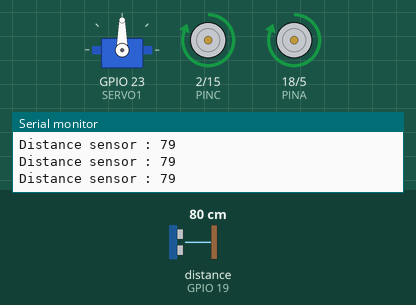
This sketch was run on a simulated ESP32. Shown: servo, motor-driver pin pairs drawn as motors (green arrow = first pin HIGH = forward, orange = second pin HIGH = backward, longer = more drive), the last lines printed to the serial monitor. Wiring (inferred from the names in the program): ultrasonic range finder: trigger GPIO 21; echo GPIO 19. The inputs (shaded band) are chosen by the test bench; at power-on: distance to the obstacle (sensor on GPIO 19) 80 cm. The echo pulse lasts 58.3 µs per cm.

Above: at 2.0 s.
2.1 s: distance to the obstacle (sensor on GPIO 19) set to 17 cm
3.6 s: distance to the obstacle (sensor on GPIO 19) set to 13 cm
At 4.8 s:
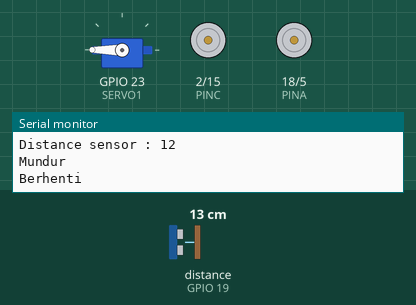
At 8.1 s:
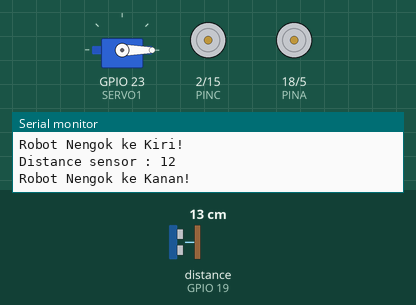
Timing chart, 0 to 14.5 s (numbered marks = the images above; inputs shaded):
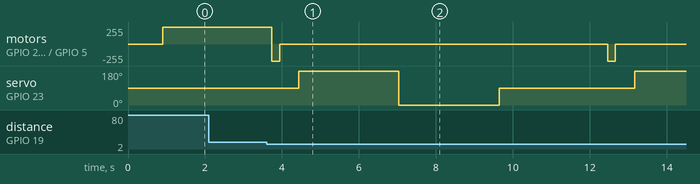

Measured:
- the behaviour switches between 15 and 14 cm on distance to the obstacle (sensor on GPIO 19) (found by bisection; images 0 and 1)
- after the input at 3.6 s, motor on GPIO 2 (PINC) / GPIO 15 (PIND), motor on GPIO 18 (PINA) / GPIO 5 (PINB): alternates backward 255/255 for 0.20 s and stopped for 8.5 s, starting after 0.14 s; servo on GPIO 23 (SERVO1): 90° → 180° after 0.84 s, → 0° 2.6 s later, → 90° 2.6 s later, → 180° 3.5 s later

The sketch:

Coba_Robot_ESP32.ino
```cpp
// ============   IMPORT LIBRARY    ============
// Library untuk kontrol servo pada ESP32
#include <ESP32Servo.h>

// ============   SET PIN KOMPONEN  ============
// Ultrasonic
#define TRG 21
#define ECH 19
// Motor Driver (L289N)
#define PINA 18
#define PINB 5
#define PINC 2
#define PIND 15
// Servo
#define SERVO1 23

// ============   DEFINE VARIABEL  ============
// Variabel Simpan Jarak Ultrasonik
int Jdepan;
int Jkiri;
int Jkanan;
// Variabel Cek Jarak Minimum Robot (Agar Berhenti)
int cek = 15;

// ============   DEKLARASI OBJECT ============
// Object Servo
Servo myServo;

void setup() {
  // Mulai Komunikasi Serial dengan Baud Rate 115200
  // -> Agar bisa melakukan debug menggunakan serial monitor nantinya
  Serial.begin(115200);

  // Konfig Pin Ultrasonic (Sensor Jarak)
  pinMode(TRG, OUTPUT); // -> Trigger set sebagai output (mengeluarkan gelombang)
  pinMode(ECH, INPUT); // -> Echo set sebagai input (menerima gelombang)

  // Konfig Pin Motor Driver (Penggerak Ban)
  pinMode(PINA, OUTPUT);
  pinMode(PINB, OUTPUT);
  pinMode(PINC, OUTPUT);
  pinMode(PIND, OUTPUT);

  // Set motor sebagai LOW dulu semuanya
  // Karena default adalah HIGH (Mencegah ban langsung bergerak)
  stop();

  // Hubungkan Object Servo (yang sudah dibuat sebelumnya) ke Pin SERVO1(23)
  myServo.attach(SERVO1);

  // Set arah servo ke depan (90 derajat) terlebih dahulu
  myServo.write(90);
  delay(800);
}

void loop() {
  // Baca Jarak Depan
  Jdepan = jarak();

  // Jika di depan ada obstacle (Halangan)
  if (Jdepan > 0 && Jdepan < cek) {
    back();
    delay(200);
    stop();
    delay(500);

    // cek kiri
    myServo.write(180);
    delay(500);
    Jkiri = jarak();
    Serial.println("Robot Nengok ke Kiri!");
    delay(2000);

    // cek kanan
    myServo.write(0);
    delay(500);
    Jkanan = jarak();
    Serial.println("Robot Nengok ke Kanan!");
    delay(2000);

    // balik tengah
    myServo.write(90);
    delay(500);
    Serial.println("Robot Kembali ke Tengah!");
    delay(2000);

    if (Jkiri > Jkanan) {
      Jdepan = jarak();
      while (Jdepan <= 20) {
        Serial.print("Jarak Depan : ");
        Serial.println(Jdepan);
        left();
        Jdepan = jarak();
        delay(10);
      }
    } else if (Jkanan > Jkiri) {
      Jdepan = jarak();
      while (Jdepan <= 20) {
        Serial.print("Jarak Depan : ");
        Serial.println(Jdepan);
        right();
        Jdepan = jarak();
        delay(10);
      }
    } else {
      stop();
      delay(200);
    }
  } else {
    maju();
  }
  delay(20);
}

int jarak() {
  int duration, distance;

  // ===== Mengirim gelombang dari trigger untuk memulai pengukuran =====
  digitalWrite(TRG, LOW);
  delayMicroseconds(2);
  digitalWrite(TRG, HIGH);
  delayMicroseconds(10);
  digitalWrite(TRG, LOW);

  // pulseIn membaca waktu tempuh gelombang dan disimpan di duration
  duration = pulseIn(ECH, HIGH, 30000);

  // Ukur jarak menggunakan rumus fisika;
  // Jarak = Kecepatan x Waktu
  // -> Karena cara kerja Ultrasonik adalah memantulkan gelombang, maka jarak/2
  // -> Kecepatan didapat dari kecepatan gelombang suara (0.0343)
  distance = (duration * 0.0343) / 2;

  Serial.print("Distance sensor : ");
  Serial.println(distance);

  // Berikan sedikit delay
  delay(100);
  return distance;
}

void maju() {
  digitalWrite(PINA, HIGH);
  digitalWrite(PINB, LOW);
  digitalWrite(PINC, HIGH);
  digitalWrite(PIND, LOW);
}

void right() {
  Serial.println("Kanan");
  digitalWrite(PINA, HIGH);
  digitalWrite(PINB, LOW);
  digitalWrite(PINC, LOW);
  digitalWrite(PIND, HIGH);
}

void left() {
  Serial.println("Kiri");
  digitalWrite(PINA, LOW);
  digitalWrite(PINB, HIGH);
  digitalWrite(PINC, HIGH);
  digitalWrite(PIND, LOW);
}

void stop() {
  Serial.println("Berhenti");
  digitalWrite(PINA, LOW);
  digitalWrite(PINB, LOW);
  digitalWrite(PINC, LOW);
  digitalWrite(PIND, LOW);
}

void back() {
  Serial.println("Mundur");
  digitalWrite(PINA, LOW);
  digitalWrite(PINB, HIGH);
  digitalWrite(PINC, LOW);
  digitalWrite(PIND, HIGH);
}
```

Cek_Sudut_Servo_360.ino
```cpp
// #include <ESP32Servo.h>

// #define SERVO1 23
// Servo s;

// int lastVal = 90;

// void setup() {
//   Serial.begin(115200);
//   s.attach(SERVO1, 500, 2400);

//   s.write(lastVal);
//   delay(500);

//   Serial.println("=== Servo 360 Serial Control ===");
//   Serial.println("Ketik angka 0..180 lalu Enter.");
//   Serial.println("Catatan: sekitar 90 itu biasanya STOP, <90 dan >90 beda arah.");
//   Serial.print("Current: "); Serial.println(lastVal);
// }

// void loop() {
//   // Kalau ada input masuk
//   if (Serial.available()) {
//     String line = Serial.readStringUntil('\n');
//     line.trim();
//     if (line.length() == 0) return;

//     int v = line.toInt();

//     // Validasi range 0..180
//     if (v < 0 || v > 180) {
//       Serial.println("Input harus 0..180");
//       return;
//     }

//     lastVal = v;
//     s.write(lastVal);

//     Serial.print("Set write(");
//     Serial.print(lastVal);
//     Serial.println(")");
//   }
// }
```

Coba_Robot_ESP32_S180_Analog.ino
```cpp
// // Tahap Riset
// // ============   IMPORT LIBRARY    ============
// #include <ESP32Servo.h>

// // ============   SET PIN KOMPONEN  ============
// // Ultrasonic
// #define TRG 21
// #define ECH 19
// // Motor Driver (L298N)
// #define PINA 18
// #define PINB 5
// #define PINC 2
// #define PIND 15
// // Servo
// #define SERVO1 23

// // ============   DEFINE VARIABEL  ============
// // Variabel Simpan Jarak Ultrasonik
// int Jdepan;
// int Jkiri;
// int Jkanan;

// // Variabel Cek Jarak Minimum Robot (Agar Berhenti)
// int cek = 25;

// // ============   PWM MOTOR (ESP32 Core 3.x)  ============
// // PWM config
// const int PWM_FREQ = 20000; // 20 kHz
// const int PWM_RES  = 8;     // 8-bit => 0..255

// // Speed (0..255)
// int SPEED_MAJU = 180;
// int SPEED_TURN = 170;
// int SPEED_BACK = 160;
// int pwmA, pwmB;

// // ============   DEKLARASI OBJECT ============
// // Object Servo
// Servo myServo;

// void setup() {
//   Serial.begin(115200);

//   // Konfig Pin Ultrasonic
//   pinMode(TRG, OUTPUT);
//   pinMode(ECH, INPUT);

//   // Attach PWM ke pin-pin motor (WAJIB untuk core 3.x)
//   ledcAttach(PINA, PWM_FREQ, PWM_RES);
//   ledcAttach(PINB, PWM_FREQ, PWM_RES);
//   ledcAttach(PINC, PWM_FREQ, PWM_RES);
//   ledcAttach(PIND, PWM_FREQ, PWM_RES);

//   // Stop motor dulu
//   stop();

//   // Hubungkan servo
//   myServo.attach(SERVO1, 500, 2400);
//   myServo.write(SERVO_STOP);

//   delay(800);
// }

// void loop() {
//   Jdepan = jarak();

//   if (Jdepan > 0 && Jdepan < cek) {
//     back();
//     delay(200);

//     stop();
//     delay(500);

//     // === Cek Jarak Sebelah Kiri ===
//     myServo.write(180); // -> 0 Paling Kanan, 180 Paling Kiri
//     delay(500);
//     Jkiri = jarak();
//     Serial.println("Robot Nengok ke Kiri!");
//     delay(2000);

//     // === Cek Jarak Sebelah Kanan ===
//     myServo.write(0); // -> 0 Paling Kanan, 180 Paling Kiri
//     delay(500);
//     Jkanan = jarak();
//     Serial.println("Robot Nengok ke Kanan!");
//     delay(2000);

//     // === Kembali Ke Depan ===
//     myServo.write(90); // -> 0 Paling Kanan, 180 Paling Kiri
//     delay(500);
//     Serial.println("Robot Kembali ke Tengah!");
//     delay(2000);

//     if (Jkiri > Jkanan) {
//       Jdepan = jarak();
//       while (Jdepan > 0 && Jdepan <= 20) {
//         Serial.print("Jarak Depan : ");
//         Serial.println(Jdepan);
//         left();
//         Jdepan = jarak();
//         delay(10);
//       }
//     } else if (Jkanan > Jkiri) {
//       Jdepan = jarak();
//       while (Jdepan > 0 && Jdepan <= 20) {
//         Serial.print("Jarak Depan : ");
//         Serial.println(Jdepan);
//         right();
//         Jdepan = jarak();
//         delay(10);
//       }
//     } else {
//       stop();
//       delay(200);
//     }
//   } else {
//     maju();
//   }

//   delay(20);
// }

// int jarak() {
//   long duration, distance;

//   digitalWrite(TRG, LOW);
//   delayMicroseconds(2);
//   digitalWrite(TRG, HIGH);
//   delayMicroseconds(10);
//   digitalWrite(TRG, LOW);

//   duration = pulseIn(ECH, HIGH, 30000);
//   distance = (duration * 0.0343) / 2;

//   Serial.print("Distance sensor : ");
//   Serial.println(distance);

//   delay(100);
//   return (int)distance;
// }

// // ===== Gerak robot (PWM) =====
// void maju() {
//   int spdKiri, spdKanan;
//   spdKiri = 90;
//   spdKanan = 116;
//   Serial.println("Maju");
//   motorKiri(spdKiri);
//   motorKanan(spdKanan);
// }

// void right() {
//   int spdKiri, spdKanan;
//   spdKiri = 100;
//   spdKanan = -126;
//   Serial.println("Kanan");
//   motorKiri(spdKiri);
//   motorKanan(-spdKanan); // spin kanan
// }

// void left() {
//   int spdKiri, spdKanan;
//   spdKiri = -100;
//   spdKanan = 126;
//   Serial.println("Kiri");
//   motorKiri(-spdKiri);  // spin kiri
//   motorKanan(spdKanan);
// }

// void stop() {
//   Serial.println("Berhenti");
//   motorKiri(0);
//   motorKanan(0);
// }

// void back() {
//   Serial.println("Mundur");
//   motorKiri(-SPEED_BACK);
//   motorKanan(-SPEED_BACK);
// }

// // ===== Helper PWM =====
// void pwmWritePin(int pin, int duty) {
//   duty = constrain(duty, 0, 255);
//   ledcWrite(pin, duty);   // core 3.x: ledcWrite pakai "pin"
// }

// // speed: -255..255
// void motorKiri(int speed) {
//   speed = constrain(speed, -255, 255);
//   if (speed > 0) {            // maju
//     pwmWritePin(PINA, speed);
//     pwmWritePin(PINB, 0);
//   } else if (speed < 0) {     // mundur
//     pwmWritePin(PINA, 0);
//     pwmWritePin(PINB, -speed);
//   } else {                    // stop
//     pwmWritePin(PINA, 0);
//     pwmWritePin(PINB, 0);
//   }
// }

// void motorKanan(int speed) {
//   speed = constrain(speed, -255, 255);
//   if (speed > 0) {            // maju
//     pwmWritePin(PINC, speed);
//     pwmWritePin(PIND, 0);
//   } else if (speed < 0) {     // mundur
//     pwmWritePin(PINC, 0);
//     pwmWritePin(PIND, -speed);
//   } else {                    // stop
//     pwmWritePin(PINC, 0);
//     pwmWritePin(PIND, 0);
//   }
// }
```

Coba_Robot_ESP32_S360_Analog.ino
```cpp
// // Tahap Riset
// // ============   IMPORT LIBRARY    ============
// #include <ESP32Servo.h>

// // ============   SET PIN KOMPONEN  ============
// // Ultrasonic
// #define TRG 21
// #define ECH 19
// // Motor Driver (L298N)
// #define PINA 18
// #define PINB 5
// #define PINC 2
// #define PIND 15
// // Servo
// #define SERVO1 23

// // ============   DEFINE VARIABEL  ============
// // Servo Kecepatan
// const int SERVO_STOP  = 95;
// const int SERVO_KANAN = SERVO_STOP - 25;
// const int SERVO_KIRI  = SERVO_STOP + 25;
// const int DURASI_TENGOK_MS = 350;
// const int JEDA_MS = 600;

// // Variabel Simpan Jarak Ultrasonik
// int Jdepan;
// int Jkiri;
// int Jkanan;

// // Variabel Cek Jarak Minimum Robot (Agar Berhenti)
// int cek = 25;

// // ============   PWM MOTOR (ESP32 Core 3.x)  ============
// // PWM config
// const int PWM_FREQ = 5000; // 20 kHz
// const int PWM_RES  = 8;     // 8-bit => 0..255

// // Speed (0..255)
// int SPEED_MAJU = 180;
// int SPEED_TURN = 170;
// int SPEED_BACK = 160;
// int pwmA, pwmB;

// // ============   DEKLARASI OBJECT ============
// // Object Servo
// Servo myServo;

// void setup() {
//   Serial.begin(115200);

//   // Konfig Pin Ultrasonic
//   pinMode(TRG, OUTPUT);
//   pinMode(ECH, INPUT);

//   // Attach PWM ke pin-pin motor (WAJIB untuk core 3.x)
//   ledcAttach(PINA, PWM_FREQ, PWM_RES);
//   ledcAttach(PINB, PWM_FREQ, PWM_RES);
//   ledcAttach(PINC, PWM_FREQ, PWM_RES);
//   ledcAttach(PIND, PWM_FREQ, PWM_RES);

//   // Stop motor dulu
//   stop();

//   // Hubungkan servo
//   myServo.attach(SERVO1, 500, 2400);
//   myServo.write(SERVO_STOP);

//   delay(800);
// }

// void loop() {
//   Jdepan = jarak();

//   if (Jdepan > 0 && Jdepan < cek) {
//     back();
//     delay(200);

//     stop();
//     delay(500);

//     // ==== Tengok kanan ====
//     myServo.write(SERVO_KANAN);
//     delay(DURASI_TENGOK_MS);
//     myServo.write(SERVO_STOP);
//     delay(JEDA_MS);
//     Jkanan = jarak();
//     Serial.println("Robot Nengok ke Kanan!");
//     delay(2000);

//     // Balik ke tengah
//     myServo.write(SERVO_KIRI);
//     delay(DURASI_TENGOK_MS);
//     myServo.write(SERVO_STOP);
//     Serial.println("Posisi Tengah!");
//     delay(JEDA_MS);

//     // ==== Tengok kiri ====
//     myServo.write(SERVO_KIRI);
//     delay(DURASI_TENGOK_MS);
//     myServo.write(SERVO_STOP);
//     delay(JEDA_MS);
//     Jkiri = jarak();
//     Serial.println("Robot Nengok ke Kiri!");
//     delay(2000);

//     // Balik ke tengah
//     myServo.write(SERVO_KANAN - 5);
//     delay(DURASI_TENGOK_MS);
//     myServo.write(SERVO_STOP);
//     Serial.println("Robot Kembali ke Tengah!");
//     delay(JEDA_MS);

//     if (Jkiri > Jkanan) {
//       Jdepan = jarak();
//       while (Jdepan > 0 && Jdepan <= 20) {
//         Serial.print("Jarak Depan : ");
//         Serial.println(Jdepan);
//         left();
//         Jdepan = jarak();
//         delay(10);
//       }
//     } else if (Jkanan > Jkiri) {
//       Jdepan = jarak();
//       while (Jdepan > 0 && Jdepan <= 20) {
//         Serial.print("Jarak Depan : ");
//         Serial.println(Jdepan);
//         right();
//         Jdepan = jarak();
//         delay(10);
//       }
//     } else {
//       stop();
//       delay(200);
//     }
//   } else {
//     maju();
//   }

//   delay(20);
// }

// int jarak() {
//   long duration, distance;

//   digitalWrite(TRG, LOW);
//   delayMicroseconds(2);
//   digitalWrite(TRG, HIGH);
//   delayMicroseconds(10);
//   digitalWrite(TRG, LOW);

//   duration = pulseIn(ECH, HIGH, 30000);
//   distance = (duration * 0.0343) / 2;

//   Serial.print("Distance sensor : ");
//   Serial.println(distance);

//   delay(100);
//   return (int)distance;
// }

// // ===== Gerak robot (PWM) =====
// void maju() {
//   int spdKiri, spdKanan;
//   spdKiri = 90;
//   spdKanan = 116;
//   motorKiri(SPEED_MAJU);
//   motorKanan(SPEED_MAJU);
// }

// void right() {
//   int spdKiri, spdKanan;
//   spdKiri = 100;
//   spdKanan = -126;
//   Serial.println("Kanan");
//   motorKiri(SPEED_TURN);
//   motorKanan(-SPEED_TURN); // spin kanan
// }

// void left() {
//   int spdKiri, spdKanan;
//   spdKiri = -100;
//   spdKanan = 126;
//   Serial.println("Kiri");
//   motorKiri(-SPEED_TURN);  // spin kiri
//   motorKanan(SPEED_TURN);
// }

// void stop() {
//   Serial.println("Berhenti");
//   motorKiri(0);
//   motorKanan(0);
// }

// void back() {
//   Serial.println("Mundur");
//   motorKiri(-SPEED_BACK);
//   motorKanan(-SPEED_BACK);
// }

// // ===== Helper PWM =====
// void pwmWritePin(int pin, int duty) {
//   duty = constrain(duty, 0, 255);
//   ledcWrite(pin, duty);   // core 3.x: ledcWrite pakai "pin"
// }

// // speed: -255..255
// void motorKiri(int speed) {
//   speed = constrain(speed, -255, 255);
//   if (speed > 0) {            // maju
//     pwmWritePin(PINA, speed);
//     pwmWritePin(PINB, 0);
//   } else if (speed < 0) {     // mundur
//     pwmWritePin(PINA, 0);
//     pwmWritePin(PINB, -speed);
//   } else {                    // stop
//     pwmWritePin(PINA, 0);
//     pwmWritePin(PINB, 0);
//   }
// }

// void motorKanan(int speed) {
//   speed = constrain(speed, -255, 255);
//   if (speed > 0) {            // maju
//     pwmWritePin(PINC, speed);
//     pwmWritePin(PIND, 0);
//   } else if (speed < 0) {     // mundur
//     pwmWritePin(PINC, 0);
//     pwmWritePin(PIND, -speed);
//   } else {                    // stop
//     pwmWritePin(PINC, 0);
//     pwmWritePin(PIND, 0);
//   }
// }
```

Kiri_Kanan_Servo_360.ino
```cpp
// // ============   IMPORT LIBRARY    ============
// // Library untuk kontrol servo pada ESP32
// #include <ESP32Servo.h>

// // ============   SET PIN KOMPONEN  ============
// // Servo
// #define SERVO1 23

// // ============   DEFINE VARIABEL  ============
// // Kalibrasi servo 360 kamu
// const int SERVO_STOP = 95;

// // Sesuaikan besar speed (jarak dari STOP).
// // Kalau arah kebalik, tukar nilai SERVO_KANAN dan SERVO_KIRI.
// const int SERVO_KANAN = SERVO_STOP - 25;  // muter satu arah
// const int SERVO_KIRI = SERVO_STOP + 25;   // muter arah sebaliknya

// // Lama muter untuk "tengok" (semakin besar = semakin jauh)
// const int DURASI_TENGOK_MS = 350;

// // Jeda saat berhenti/menahan posisi
// const int JEDA_MS = 600;

// // ============   DEKLARASI OBJECT ============
// // Object Servo
// Servo myServo;

// void setup() {
//   Serial.begin(115200);

//   // Hubungkan Object Servo ke Pin SERVO1(23)
//   myServo.attach(SERVO1);

//   // Pastikan stop dulu
//   myServo.write(SERVO_STOP);
//   delay(1000);
// }

// void loop() {
//   // Tengok kanan
//   myServo.write(SERVO_KANAN);
//   delay(DURASI_TENGOK_MS);
//   myServo.write(SERVO_STOP);
//   Serial.println("Posisi Kanan!");
//   delay(JEDA_MS);

//   // Balik ke tengah
//   myServo.write(SERVO_KIRI);
//   delay(DURASI_TENGOK_MS);
//   myServo.write(SERVO_STOP);
//   Serial.println("Posisi Tengah!");
//   delay(JEDA_MS);

//   // Tengok kiri
//   myServo.write(SERVO_KIRI);
//   delay(DURASI_TENGOK_MS);
//   myServo.write(SERVO_STOP);
//   Serial.println("Posisi Kiri!");
//   delay(JEDA_MS);

//   // Balik ke tengah
//   myServo.write(SERVO_KANAN);
//   delay(DURASI_TENGOK_MS);
//   myServo.write(SERVO_STOP);
//   Serial.println("Posisi Tengah!");
//   delay(JEDA_MS);
// }
```

Source omitted: obot_ESP32_S360_Digital.ino (5172 bytes)
